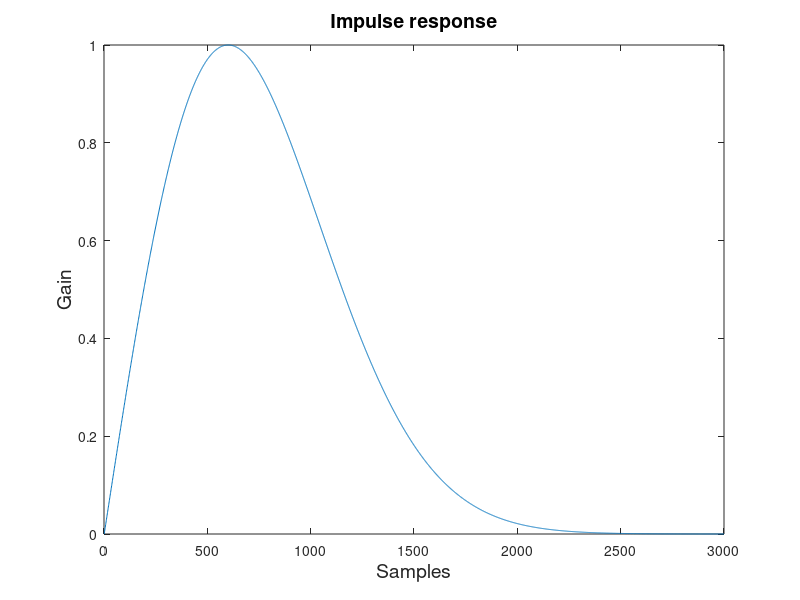

The MATLAB script that drew this image: (Note: this script raises an error after producing the figure.)
clear all;
close all;
v_max = 50;
carrier = 9.55e9;
fontsize = 14;

tau = 15e-6;
fs = 2e8;
N = tau*fs;
amp = ones(1,N);
f_points = 100;


%% IR
domain = linspace(0,5,N);
impulse_response = raylpdf(domain, 1);
impulse_response = impulse_response/max(impulse_response);

%% IR plot
fig = figure;
plot(impulse_response);
title('Impulse response', 'FontSize', fontsize);
xlabel('Samples', 'FontSize', fontsize);
ylabel('Gain', 'FontSize', fontsize);
print(fig, '-dpng', '-r300', '../thesis/figures/tf1.png');


%% pulse
[clean_signal signal new_tau] = makesignal(amp, [], [], impulse_response, tau, fs);
[delay v the_af] = af(signal, clean_signal, new_tau, fs, v_max, f_points, carrier);
t_str = sprintf('Pulse w/ IR distortion ( \\tau=15 \\mus, f=%1.2f GHz )      ', carrier./1e9);
fig = plotaf(t_str, delay,v,the_af);
print(fig, '-dpng', '-r300', '../thesis/figures/pulsewir-15us.png');





%% LFM
%
B = 5e6;
f_signal = linspace(-B/2,B/2,N);
[clean_signal signal new_tau] = makesignal(amp, [], f_signal, impulse_response, tau, fs);
[delay v the_af] = af(signal, clean_signal, new_tau, fs, v_max, f_points, carrier);
t_str = sprintf('LFM w/ IR distortion ( \\tau=15 \\mus, f=%1.2f GHz )      ', carrier./1e9);
fig = plotaf(t_str, delay,v,the_af);
filename = sprintf('../thesis/figures/lfmwir-%ius.png',tau*1e6);
print(fig, '-dpng', '-r300', filename);


%% NLFM
B = 5e6;
a = 3;
f_signal = B/2 .* generate_arbitrary_fm(tau, fs, a);
[clean_signal signal new_tau] = makesignal(amp, [], f_signal, impulse_response, tau, fs);
[delay v the_af] = af(signal, clean_signal, new_tau, fs, v_max, f_points, carrier);
t_str = sprintf('NLFM w/ IR distortion ( \\tau=15 \\mus, f=%1.2f GHz )      ', carrier./1e9);
fig = plotaf(t_str, delay,v,the_af);
filename = sprintf('../thesis/figures/nlfmwir-%ius.png',tau*1e6);
print(fig, '-dpng', '-r300', filename);



%% barker
phase = [ 0 0 0 0 0 1 1 0 0 1 0 1 0] * pi;
phase = kron(phase, ones(1,50));
f_points = 100;
%impulse_response = [];
[clean_signal signal new_tau] = makesignal([], phase, [], impulse_response, tau, fs);
[delay v the_af] = af(signal, clean_signal, new_tau, fs, v_max, f_points, carrier);
t_str = sprintf('Barker w/ IR distortion ( \\tau=15 \\mus, f=%1.2f GHz )      ', carrier./1e9);
fig = plotaf(t_str, delay,v,the_af);
filename = sprintf('../thesis/figures/barkerwir-%ius.png', tau*1e6);
print(fig, '-dpng', '-r300', filename);
